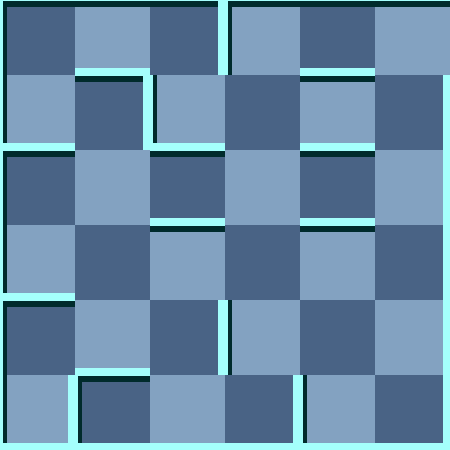

This game map was drawn from its Tiled (.tmx) file and the tilesets committed beside it. A one-line description and the trimmed map source follow:
An orthogonal 6x6 tile map with 75x75 px tiles, 2 tile layers (background, 块层 1) and 4 objects (Exit, Trap, RedMummy, Player).

<map version="1.0" orientation="orthogonal" width="6" height="6" tilewidth="75" tileheight="75">
 <tileset firstgid="1" name="wall" tilewidth="75" tileheight="75">
  <image source="gfx/wall.png" width="300" height="375" />
  <tile id="0">
   <properties>
    <property name="ValOfWall" value="0" />
   </properties>
  </tile>
  <tile id="1">
   <properties>
    <property name="ValOfWall" value="1" />
   </properties>
  </tile>
  <tile id="2">
   <properties>
    <property name="ValOfWall" value="2" />
   </properties>
  </tile>
  <tile id="3">
   <properties>
    <property name="ValOfWall" value="3" />
   </properties>
  </tile>
  <tile id="4">
   <properties>
    <property name="ValOfWall" value="4" />
   </properties>
  </tile>
  <tile id="5">
   <properties>
    <property name="ValOfWall" value="5" />
   </properties>
  </tile>
  <tile id="6">
   <properties>
    <property name="ValOfWall" value="6" />
   </properties>
  </tile>
  <tile id="7">
   <properties>
    <property name="ValOfWall" value="7" />
   </properties>
  </tile>
  <tile id="8">
   <properties>
    <property name="ValOfWall" value="8" />
   </properties>
  </tile>
  <tile id="9">
   <properties>
    <property name="ValOfWall" value="9" />
   </properties>
  </tile>
  <tile id="10">
   <properties>
    <property name="ValOfWall" value="10" />
   </properties>
  </tile>
  <tile id="11">
   <properties>
    <property name="ValOfWall" value="11" />
   </properties>
  </tile>
  <tile id="12">
   <properties>
    <property name="ValOfWall" value="12" />
   </properties>
  </tile>
  <tile id="13">
   <properties>
    <property name="ValOfWall" value="13" />
   </properties>
  </tile>
  <tile id="14">
   <properties>
    <property name="ValOfWall" value="14" />
   </properties>
  </tile>
  <tile id="15">
   <properties>
    <property name="ValOfWall" value="15" />
   </properties>
  </tile>
  <tile id="18">
   <properties>
    <property name="ValOfWall" value="-1" />
   </properties>
  </tile>
 </tileset>
 <layer name="background" width="6" height="6">
  <data>[36 cells, 36 non-empty, 2 distinct tile ids]</data>
 </layer>
 <layer name="块层 1" width="6" height="6">
  <data>[36 cells, 36 non-empty, 12 distinct tile ids]</data>
 </layer>
 <objectgroup name="对象层 1" width="6" height="6">
  <object name="Exit" x="450" y="0" />
  <object name="Trap" x="300" y="150">
   <properties>
    <property name="value" value="12" />
   </properties>
  </object>
  <object name="RedMummy" x="225" y="300">
   <properties>
    <property name="value" value="21" />
   </properties>
  </object>
  <object name="Player" x="75" y="150">
   <properties>
    <property name="value" value="1" />
   </properties>
  </object>
 </objectgroup>
</map>
